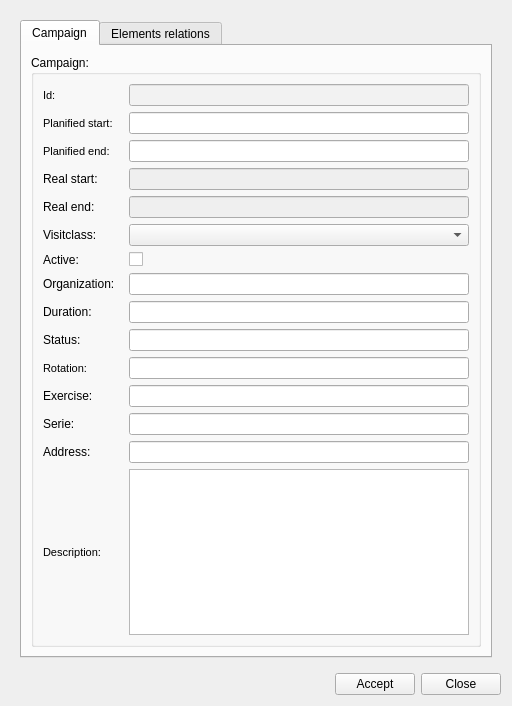
<?xml version="1.0" encoding="UTF-8"?>
<ui version="4.0">
 <class>add_campaign</class>
 <widget class="QDialog" name="add_campaign">
  <property name="geometry">
   <rect>
    <x>0</x>
    <y>0</y>
    <width>512</width>
    <height>706</height>
   </rect>
  </property>
  <property name="windowTitle">
   <string>Lot</string>
  </property>
  <layout class="QVBoxLayout" name="verticalLayout_3">
   <item>
    <widget class="QWidget" name="centralwidget" native="true">
     <layout class="QVBoxLayout" name="verticalLayout_2">
      <item>
       <widget class="QTabWidget" name="tab_widget">
        <property name="currentIndex">
         <number>0</number>
        </property>
        <widget class="QWidget" name="CampaignTab">
         <attribute name="title">
          <string>Campaign</string>
         </attribute>
         <layout class="QVBoxLayout" name="verticalLayout" stretch="0">
          <item>
           <widget class="QGroupBox" name="grb_campaign">
            <property name="title">
             <string>Campaign:</string>
            </property>
            <layout class="QGridLayout" name="gridLayout_2">
             <item row="7" column="0" colspan="2">
              <layout class="QGridLayout" name="gridLayout_5">
               <item row="1" column="0">
                <widget class="QLabel" name="label_node_type_3">
                 <property name="minimumSize">
                  <size>
                   <width>80</width>
                   <height>0</height>
                  </size>
                 </property>
                 <property name="maximumSize">
                  <size>
                   <width>0</width>
                   <height>16777215</height>
                  </size>
                 </property>
                 <property name="font">
                  <font>
                   <pointsize>8</pointsize>
                   <weight>50</weight>
                   <bold>false</bold>
                  </font>
                 </property>
                 <property name="frameShape">
                  <enum>QFrame::NoFrame</enum>
                 </property>
                 <property name="frameShadow">
                  <enum>QFrame::Plain</enum>
                 </property>
                 <property name="text">
                  <string>Planified start:</string>
                 </property>
                 <property name="textFormat">
                  <enum>Qt::AutoText</enum>
                 </property>
                 <property name="scaledContents">
                  <bool>false</bool>
                 </property>
                 <property name="alignment">
                  <set>Qt::AlignLeading|Qt::AlignLeft|Qt::AlignVCenter</set>
                 </property>
                 <property name="margin">
                  <number>3</number>
                 </property>
                </widget>
               </item>
               <item row="13" column="1">
                <widget class="QLineEdit" name="campaign_address"/>
               </item>
               <item row="10" column="1">
                <widget class="QLineEdit" name="campaign_rotation"/>
               </item>
               <item row="13" column="0">
                <widget class="QLabel" name="label_8">
                 <property name="text">
                  <string>Address:</string>
                 </property>
                </widget>
               </item>
               <item row="10" column="0">
                <widget class="QLabel" name="label_node_type_5">
                 <property name="font">
                  <font>
                   <pointsize>8</pointsize>
                   <weight>50</weight>
                   <bold>false</bold>
                  </font>
                 </property>
                 <property name="frameShape">
                  <enum>QFrame::NoFrame</enum>
                 </property>
                 <property name="frameShadow">
                  <enum>QFrame::Plain</enum>
                 </property>
                 <property name="text">
                  <string>Rotation:</string>
                 </property>
                 <property name="textFormat">
                  <enum>Qt::AutoText</enum>
                 </property>
                 <property name="scaledContents">
                  <bool>false</bool>
                 </property>
                 <property name="alignment">
                  <set>Qt::AlignLeading|Qt::AlignLeft|Qt::AlignVCenter</set>
                 </property>
                 <property name="margin">
                  <number>3</number>
                 </property>
                </widget>
               </item>
               <item row="3" column="1">
                <widget class="QLineEdit" name="campaign_real_startdate">
                 <property name="enabled">
                  <bool>false</bool>
                 </property>
                 <property name="readOnly">
                  <bool>true</bool>
                 </property>
                </widget>
               </item>
               <item row="6" column="0">
                <widget class="QLabel" name="active">
                 <property name="text">
                  <string>Active:</string>
                 </property>
                </widget>
               </item>
               <item row="0" column="1">
                <widget class="QLineEdit" name="campaign_campaign_id">
                 <property name="enabled">
                  <bool>true</bool>
                 </property>
                 <property name="styleSheet">
                  <string notr="true">background: rgb(242, 242, 242);
                                                 color: rgb(100, 100, 100)</string>
                 </property>
                 <property name="frame">
                  <bool>true</bool>
                 </property>
                 <property name="readOnly">
                  <bool>true</bool>
                 </property>
                </widget>
               </item>
               <item row="3" column="0">
                <widget class="QLabel" name="label_3">
                 <property name="text">
                  <string>Real start:</string>
                 </property>
                </widget>
               </item>
               <item row="4" column="0">
                <widget class="QLabel" name="label_4">
                 <property name="text">
                  <string>Real end:</string>
                 </property>
                </widget>
               </item>
               <item row="2" column="0">
                <widget class="QLabel" name="label_node_type_2">
                 <property name="minimumSize">
                  <size>
                   <width>80</width>
                   <height>0</height>
                  </size>
                 </property>
                 <property name="maximumSize">
                  <size>
                   <width>0</width>
                   <height>16777215</height>
                  </size>
                 </property>
                 <property name="font">
                  <font>
                   <pointsize>8</pointsize>
                   <weight>50</weight>
                   <bold>false</bold>
                  </font>
                 </property>
                 <property name="frameShape">
                  <enum>QFrame::NoFrame</enum>
                 </property>
                 <property name="frameShadow">
                  <enum>QFrame::Plain</enum>
                 </property>
                 <property name="text">
                  <string>Planified end:</string>
                 </property>
                 <property name="textFormat">
                  <enum>Qt::AutoText</enum>
                 </property>
                 <property name="scaledContents">
                  <bool>false</bool>
                 </property>
                 <property name="alignment">
                  <set>Qt::AlignLeading|Qt::AlignLeft|Qt::AlignVCenter</set>
                 </property>
                 <property name="margin">
                  <number>3</number>
                 </property>
                </widget>
               </item>
               <item row="14" column="1">
                <widget class="QTextEdit" name="campaign_descript"/>
               </item>
               <item row="12" column="0">
                <widget class="QLabel" name="label_2">
                 <property name="text">
                  <string>Serie:</string>
                 </property>
                 <property name="margin">
                  <number>3</number>
                 </property>
                </widget>
               </item>
               <item row="11" column="0">
                <widget class="QLabel" name="label">
                 <property name="maximumSize">
                  <size>
                   <width>16777215</width>
                   <height>16777215</height>
                  </size>
                 </property>
                 <property name="text">
                  <string>Exercise:</string>
                 </property>
                 <property name="margin">
                  <number>3</number>
                 </property>
                </widget>
               </item>
               <item row="12" column="1">
                <widget class="QLineEdit" name="campaign_serie"/>
               </item>
               <item row="9" column="0">
                <widget class="QLabel" name="label_7">
                 <property name="text">
                  <string>Status:</string>
                 </property>
                </widget>
               </item>
               <item row="7" column="0">
                <widget class="QLabel" name="label_5">
                 <property name="text">
                  <string>Organization:</string>
                 </property>
                </widget>
               </item>
               <item row="8" column="1">
                <widget class="QLineEdit" name="campaign_duration"/>
               </item>
               <item row="4" column="1">
                <widget class="QLineEdit" name="campaign_real_enddate">
                 <property name="enabled">
                  <bool>false</bool>
                 </property>
                 <property name="readOnly">
                  <bool>true</bool>
                 </property>
                </widget>
               </item>
               <item row="9" column="1">
                <widget class="QLineEdit" name="campaign_status"/>
               </item>
               <item row="14" column="0">
                <widget class="QLabel" name="label_flexunion_code_5">
                 <property name="font">
                  <font>
                   <pointsize>8</pointsize>
                  </font>
                 </property>
                 <property name="frameShape">
                  <enum>QFrame::NoFrame</enum>
                 </property>
                 <property name="frameShadow">
                  <enum>QFrame::Plain</enum>
                 </property>
                 <property name="text">
                  <string>Description:</string>
                 </property>
                 <property name="textFormat">
                  <enum>Qt::AutoText</enum>
                 </property>
                 <property name="scaledContents">
                  <bool>false</bool>
                 </property>
                 <property name="alignment">
                  <set>Qt::AlignLeading|Qt::AlignLeft|Qt::AlignVCenter</set>
                 </property>
                 <property name="margin">
                  <number>3</number>
                 </property>
                </widget>
               </item>
               <item row="5" column="0">
                <widget class="QLabel" name="visitclass_id">
                 <property name="text">
                  <string>Visitclass:</string>
                 </property>
                </widget>
               </item>
               <item row="2" column="1">
                <widget class="QLineEdit" name="campaign_enddate"/>
               </item>
               <item row="11" column="1">
                <widget class="QLineEdit" name="campaign_exercise"/>
               </item>
               <item row="0" column="0">
                <widget class="QLabel" name="label_node_type">
                 <property name="font">
                  <font>
                   <pointsize>8</pointsize>
                   <weight>50</weight>
                   <bold>false</bold>
                  </font>
                 </property>
                 <property name="frameShape">
                  <enum>QFrame::NoFrame</enum>
                 </property>
                 <property name="frameShadow">
                  <enum>QFrame::Plain</enum>
                 </property>
                 <property name="text">
                  <string>Id:</string>
                 </property>
                 <property name="textFormat">
                  <enum>Qt::AutoText</enum>
                 </property>
                 <property name="scaledContents">
                  <bool>false</bool>
                 </property>
                 <property name="alignment">
                  <set>Qt::AlignLeading|Qt::AlignLeft|Qt::AlignVCenter</set>
                 </property>
                 <property name="margin">
                  <number>3</number>
                 </property>
                </widget>
               </item>
               <item row="8" column="0">
                <widget class="QLabel" name="label_6">
                 <property name="text">
                  <string>Duration:</string>
                 </property>
                </widget>
               </item>
               <item row="7" column="1">
                <widget class="QLineEdit" name="campaign_organization_id"/>
               </item>
               <item row="6" column="1">
                <widget class="QCheckBox" name="campaign_active">
                 <property name="text">
                  <string/>
                 </property>
                </widget>
               </item>
               <item row="1" column="1">
                <widget class="QLineEdit" name="campaign_startdate"/>
               </item>
               <item row="5" column="1">
                <widget class="QComboBox" name="campaign_visitclass_id"/>
               </item>
              </layout>
             </item>
            </layout>
           </widget>
          </item>
         </layout>
        </widget>
        <widget class="QWidget" name="RelationsTab">
         <attribute name="title">
          <string>Elements relations</string>
         </attribute>
         <layout class="QVBoxLayout" name="verticalLayout_4">
          <item>
           <layout class="QHBoxLayout" name="horizontalLayout_8" stretch="0,1">
            <item>
             <widget class="QLabel" name="label_feature_type">
              <property name="font">
               <font>
                <pointsize>8</pointsize>
               </font>
              </property>
              <property name="frameShape">
               <enum>QFrame::NoFrame</enum>
              </property>
              <property name="frameShadow">
               <enum>QFrame::Plain</enum>
              </property>
              <property name="text">
               <string>Type of element</string>
              </property>
              <property name="textFormat">
               <enum>Qt::AutoText</enum>
              </property>
              <property name="scaledContents">
               <bool>false</bool>
              </property>
              <property name="alignment">
               <set>Qt::AlignLeading|Qt::AlignLeft|Qt::AlignVCenter</set>
              </property>
              <property name="margin">
               <number>3</number>
              </property>
             </widget>
            </item>
            <item>
             <widget class="QComboBox" name="campaign_feature_type">
              <property name="editable">
               <bool>true</bool>
              </property>
              <property name="sizeAdjustPolicy">
               <enum>QComboBox::AdjustToContents</enum>
              </property>
             </widget>
            </item>
           </layout>
          </item>
          <item>
           <layout class="QHBoxLayout" name="horizontalLayout_20">
            <item>
             <widget class="QLineEdit" name="campaign_txt_path_rel">
              <property name="readOnly">
               <bool>true</bool>
              </property>
             </widget>
            </item>
            <item>
             <widget class="QPushButton" name="campaign_btn_path_rel">
              <property name="text">
               <string>...</string>
              </property>
             </widget>
            </item>
            <item>
             <widget class="QPushButton" name="campaign_btn_export_rel">
              <property name="text">
               <string>Export to csv</string>
              </property>
             </widget>
            </item>
           </layout>
          </item>
          <item>
           <widget class="Line" name="line_2">
            <property name="orientation">
             <enum>Qt::Horizontal</enum>
            </property>
           </widget>
          </item>
          <item>
           <layout class="QHBoxLayout" name="horizontalLayout_9">
            <item>
             <widget class="QLineEdit" name="campaign_feature_id"/>
            </item>
            <item>
             <widget class="QToolButton" name="action_selector">
              <property name="text">
               <string>...</string>
              </property>
              <property name="popupMode">
               <enum>QToolButton::MenuButtonPopup</enum>
              </property>
              <property name="autoRaise">
               <bool>true</bool>
              </property>
             </widget>
            </item>
            <item>
             <widget class="QPushButton" name="campaign_btn_feature_insert">
              <property name="text">
               <string/>
              </property>
              <property name="icon">
               <iconset>
                <normaloff>../icons/111.png</normaloff>../icons/111.png</iconset>
              </property>
             </widget>
            </item>
            <item>
             <widget class="QPushButton" name="btn_feature_delete">
              <property name="text">
               <string/>
              </property>
              <property name="icon">
               <iconset>
                <normaloff>../icons/112.png</normaloff>../icons/112.png</iconset>
              </property>
             </widget>
            </item>
            <item>
             <widget class="QPushButton" name="btn_feature_snapping">
              <property name="text">
               <string/>
              </property>
              <property name="icon">
               <iconset>
                <normaloff>../icons/137.png</normaloff>../icons/137.png</iconset>
              </property>
             </widget>
            </item>
           </layout>
          </item>
          <item>
           <widget class="QTableView" name="tbl_relation">
            <property name="sortingEnabled">
             <bool>true</bool>
            </property>
           </widget>
          </item>
         </layout>
        </widget>
       </widget>
      </item>
     </layout>
    </widget>
   </item>
   <item>
    <layout class="QGridLayout" name="lyt_buttons">
     <item row="0" column="1">
      <widget class="QPushButton" name="btn_accept">
       <property name="text">
        <string>Accept</string>
       </property>
      </widget>
     </item>
     <item row="0" column="2">
      <widget class="QPushButton" name="btn_cancel">
       <property name="text">
        <string>Close</string>
       </property>
      </widget>
     </item>
     <item row="0" column="0">
      <spacer name="horizontalSpacer">
       <property name="orientation">
        <enum>Qt::Horizontal</enum>
       </property>
       <property name="sizeHint" stdset="0">
        <size>
         <width>40</width>
         <height>20</height>
        </size>
       </property>
      </spacer>
     </item>
    </layout>
   </item>
  </layout>
  <action name="actionT">
   <property name="text">
    <string>t</string>
   </property>
  </action>
 </widget>
 <tabstops>
  <tabstop>tab_widget</tabstop>
  <tabstop>campaign_feature_type</tabstop>
  <tabstop>campaign_feature_id</tabstop>
  <tabstop>campaign_btn_feature_insert</tabstop>
  <tabstop>btn_feature_delete</tabstop>
  <tabstop>btn_feature_snapping</tabstop>
  <tabstop>tbl_relation</tabstop>
 </tabstops>
 <resources/>
 <connections/>
</ui>
